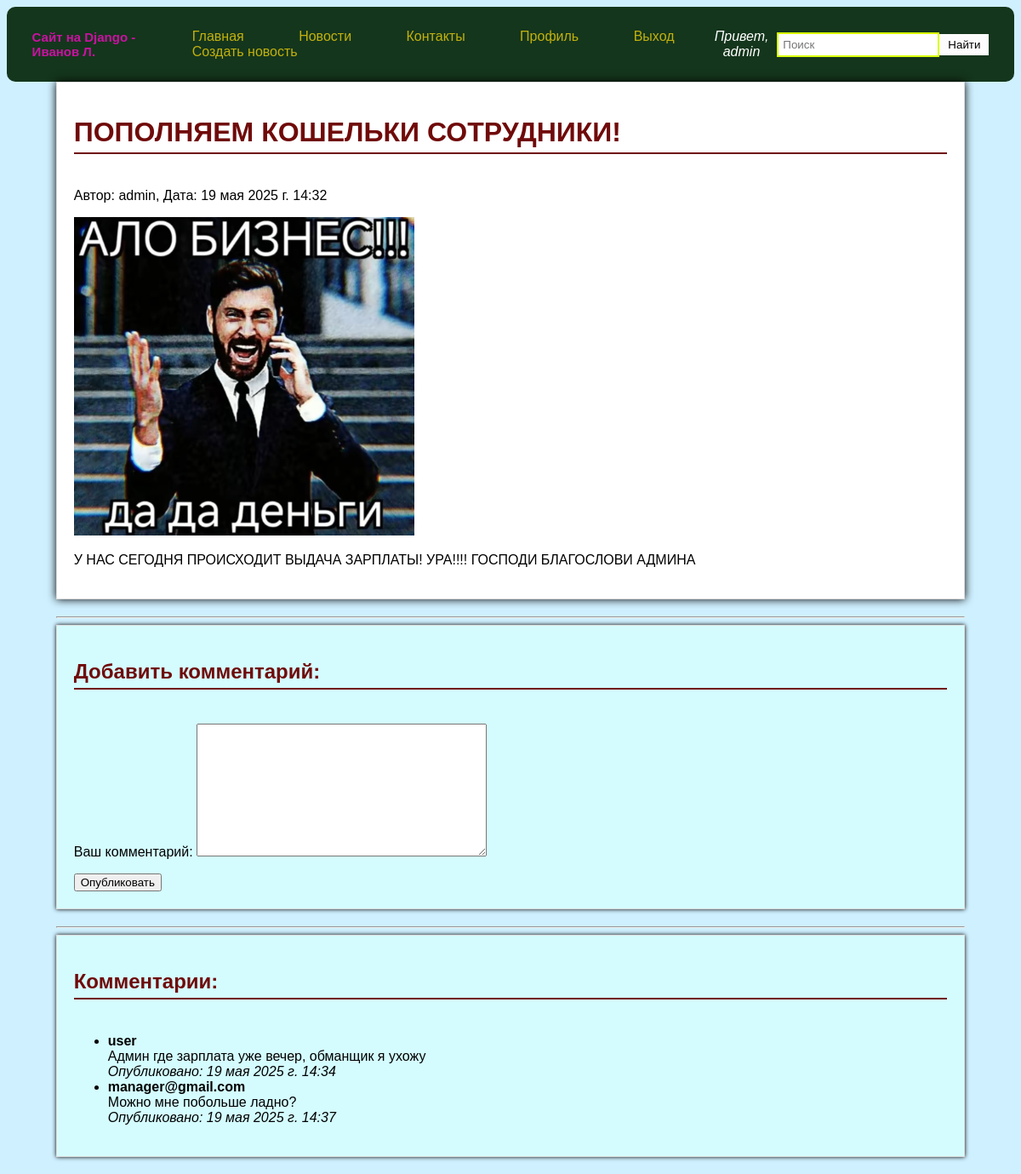
The page /news/8/ (signed in) on the database its author committed.
### news_site_company/models.py (models this page shows, shortened)
class News(models.Model):
            title = models.CharField(max_length=200)
            content = models.TextField()
            pub_date = models.DateTimeField(auto_now_add=True)
            author = models.CharField(max_length=100)
            image = models.ImageField(upload_to='news_media/', blank=True, null=True)\

class Comment(models.Model):
    news = models.ForeignKey(News, on_delete=models.CASCADE, related_name='comments')
    user = models.ForeignKey(User, on_delete=models.CASCADE)
    text = models.TextField()
    created_date = models.DateTimeField(auto_now_add=True)

### news_site_company/views.py (the view)
# urls.py: path('news/<int:news_id>/', views.news_detail, name='news_detail'),
@login_required
def news_detail(request, news_id):
    news_item = get_object_or_404(News, pk=news_id)
    if request.method == 'POST':
        comment_form = CommentForm(request.POST)
        if comment_form.is_valid():
            comment = Comment(news=news_item, user=request.user, text=comment_form.cleaned_data['text'])
            comment.save()
            return redirect('news_detail', news_id=news_id)
    else:
        comment_form = CommentForm()
    return render(request, 'news_site_company/news_detail.html', {'news_item': news_item, 'comment_form': comment_form})

### news_site_company/forms.py
class CommentForm(forms.Form):
        text = forms.CharField(label='Ваш комментарий', widget=forms.Textarea)

### templates/news_site_company/news_detail.html (shortened to what this page needs)
{% extends 'base.html' %}
{% block content %}
    <div class="container">
        <div class="news-detail">
            <h1>{{ news_item.title }}</h1>
            <p>Автор: {{ news_item.author }}, Дата: {{ news_item.pub_date }}</p>
            {% if news_item.image %}
                <img src="{{ news_item.image.url }}" alt="{{ news_item.title }}" style="max-width: 400px;">
            {% endif %}
            <p>{{ news_item.content }}</p>
        </div>
        <hr>
        {% if user.is_authenticated %}
            <div class="comment-form">
                <h2>Добавить комментарий:</h2>
                <form method="post">
                    {{ comment_form.as_p }}
                    <button type="submit">Опубликовать</button>
                </form>
            </div>
        {% else %}
            <p>Пожалуйста, <a href="{% url 'login' %}">войдите</a> или <a href="{% url 'register' %}">зарегистрируйтесь</a>, чтобы оставить комментарий.</p>
        {% endif %}
        <hr>
        <div class="comments">
            <h2>Комментарии:</h2>
            {% if news_item.comments.all %}
                <ul>
                    {% for comment in news_item.comments.all %}
                        <li>
                            <strong>{{ comment.user.username }}</strong><br>
                            {{ comment.text }}<br>
                            <em>Опубликовано: {{ comment.created_date }}</em>
                        </li>
                    {% endfor %}
                </ul>
            {% else %}
                <p>Пока нет комментариев.</p>
            {% endif %}
        </div>
    </div>
{% endblock %}

### templates/base.html (shortened to what this page needs)
{% load static %}
<!DOCTYPE html>
<html>
<head>
    <link rel="stylesheet" href="{% static 'css/style.css' %}">
</head>
<body>
<nav>
    <div class="container">
       <div class="logo">
       Сайт на Django - Иванов Л.
    </div>
        <ul class="left-nav">
            <li><a href="{% url 'index' %}">Главная</a></li>
            <li><a href="{% url 'news_list' %}">Новости</a></li>
            <li><a href="{% url 'contact' %}">Контакты</a></li>
            {% if user.is_authenticated %}
                <li><a href="{% url 'profile' %}">Профиль</a></li>
                <li><a href="{% url 'logout' %}">Выход</a></li>
                {% if user.is_staff %}
                    <li><a href="{% url 'news_create' %}">Создать новость</a></li>
                {% endif %}
            {% else %}
                <li><a href="{% url 'login' %}">Вход</a></li>
                <li><a href="{% url 'register' %}">Регистрация</a></li>
            {% endif %}
        </ul>
        <form class="right-nav" action="{% url 'news_search' %}" method="get">
            <span>Привет, {{ user.username }}</span>
            <input type="text" name="q" placeholder="Поиск">
            <button type="submit">Найти</button>
        </form>
    </div>
</nav>
    <div class="container">
        {% block content %}{% endblock %}
    </div>
</body>
</html>

### news_site_company/static/css/style.css (style rules this page uses)
body { font-family: 'Lucida Sans', 'Lucida Sans Regular', 'Lucida Grande', 'Lucida Sans Unicode', Geneva, Verdana, sans-serif, sans-serif, sans-serif; margin: 5; padding: 0; background-color: #cff0ff; color: #000000; }
nav .logo { font-size: 15px; font-weight: bold; color: #ca12a2; }
.container { width: 95%; margin: auto; }
nav { background: #14361c; color: #ffffff; padding: 10px 0; border-radius: 10px; }
nav form.right-nav { margin: 0; display: flex; align-items: center; }
nav form.right-nav span { margin-right: 10px; }
nav ul { padding: 0; list-style: none; text-align: start; }
nav .container { display: flex; justify-content: space-between; align-items: center; }
nav li { display: inline-flex; margin: 0 30px; font-style: initial; }
nav a { color: #c4b10e; text-decoration: none; font-size: 16px; }
h1, h2 { color: #700a0a; margin-top: 20px; border-bottom: 2px solid; padding-bottom: 5px; margin-bottom: 40px; }
form[method="get"] { text-align: center; font-style: italic; margin-bottom: 35px; }
form[method="get"] input[type="text"] { padding: 5px; border: 2px solid #d9ff00; }
form[method="get"] button { padding: 5px 10px; background: #fcfcfc; color: #000000; border: none; cursor: pointer; }
.news-detail { background: #fff; padding: 20px; margin-bottom: 20px; border: 1px solid #ddd; box-shadow: 0 0 10px black; }
.comment-form { background: #d4fcff; padding: 20px; margin-bottom: 20px; border: 1px solid #ddd; box-shadow: 0 0 5px black; }
.comments { background: #d4fcff; padding: 20px; margin-bottom: 20px; border: 1px solid #ddd; box-shadow: 0 0 5px black; }

### rows shown on the page
News: title "ПОПОЛНЯЕМ КОШЕЛЬКИ СОТРУДНИКИ!", author "admin", pub_date "19 мая 2025 г. 14:32", image (picture), content "У НАС СЕГОДНЯ ПРОИСХОДИТ ВЫДАЧА ЗАРПЛАТЫ! УРА!!!! ГОСПОДИ БЛАГОСЛОВИ АДМИНА"
Comment: user.username "user", text "Админ где зарплата уже вечер, обманщик я ухожу", created_date "19 мая 2025 г. 14:34"
Comment: user.username "manager@gmail.com", text "Можно мне побольше ладно?", created_date "19 мая 2025 г. 14:37"

### other values the page prints
{{ user.username }} "admin"
